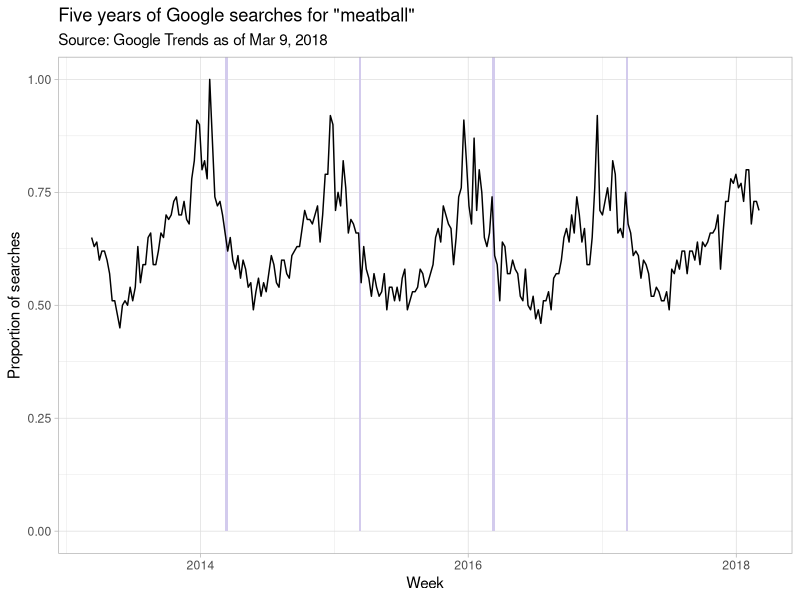
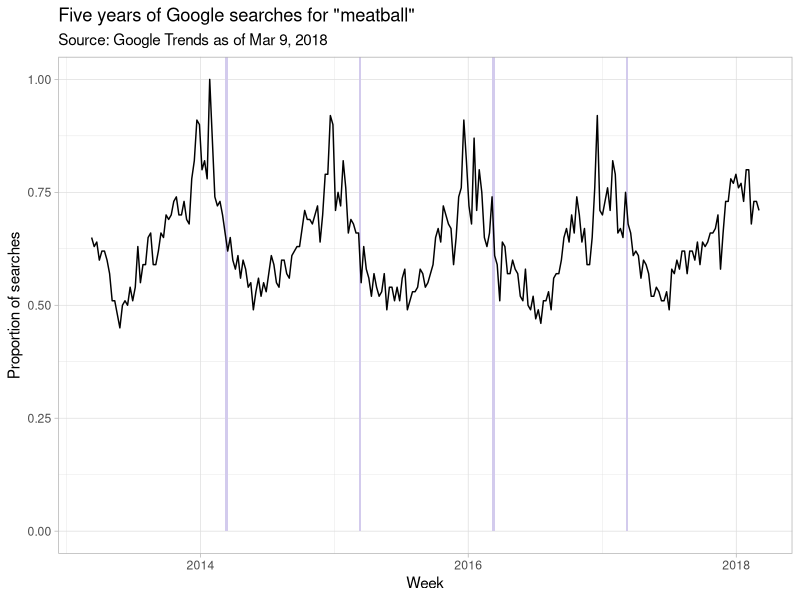

Here is the R script that generated these plots, in order:
## ---- chunk 1
library(tidyverse)
library(lubridate)
mb <- read_csv("meatball.csv", skip=2, col_names = c("week", "count"), col_types = cols(week=col_date(), count=col_integer()))
herokuLight <- "#D3CBED"
## ---- chunk 2
plot <- mb %>%
  ggplot(aes(x=week, y=count/100)) +
  
  ## This is ugly. There has to be a better way to shade the weeks where meatball day fell
  geom_rect(fill=herokuLight, aes(ymin=0, ymax=Inf, xmin=ymd("2014-03-09"), xmax=ymd("2014-03-16"))) + 
  geom_rect(fill=herokuLight, aes(ymin=0, ymax=Inf, xmin=ymd("2015-03-08"), xmax=ymd("2015-03-15"))) +
  geom_rect(fill=herokuLight, aes(ymin=0, ymax=Inf, xmin=ymd("2016-03-06"), xmax=ymd("2016-03-13"))) +
  geom_rect(fill=herokuLight, aes(ymin=0, ymax=Inf, xmin=ymd("2017-03-05"), xmax=ymd("2017-03-12"))) +
  
  geom_line(stat="identity") +
  theme_light() +
  scale_y_continuous() + 
  labs(title="Five years of Google searches for \"meatball\"",
       subtitle = "Source: Google Trends as of Mar 9, 2018",
       y="Proportion of searches",
       x="Week")
print(plot)
ggsave(plot, filename="meatball.png")
